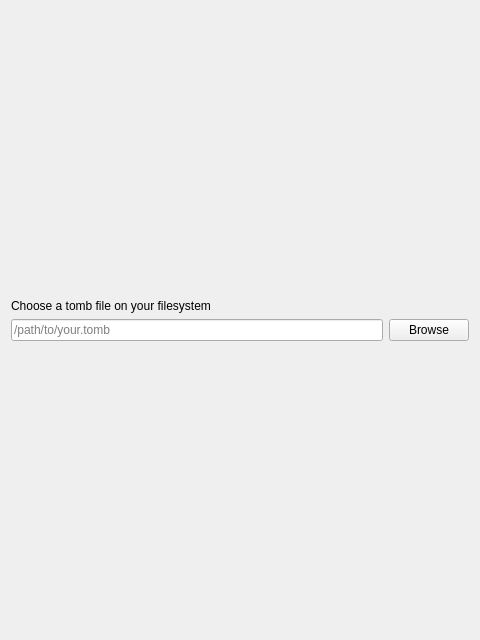
<?xml version="1.0" encoding="UTF-8"?>
<ui version="4.0">
 <class>tombfile</class>
 <widget class="QWizardPage" name="tombfile">
  <property name="geometry">
   <rect>
    <x>0</x>
    <y>0</y>
    <width>480</width>
    <height>640</height>
   </rect>
  </property>
  <property name="windowTitle">
   <string>WizardPage</string>
  </property>
  <property name="title">
   <string>Choose tomb</string>
  </property>
  <layout class="QVBoxLayout" name="verticalLayout_2">
   <item>
    <spacer name="verticalSpacer">
     <property name="orientation">
      <enum>Qt::Vertical</enum>
     </property>
     <property name="sizeHint" stdset="0">
      <size>
       <width>20</width>
       <height>276</height>
      </size>
     </property>
    </spacer>
   </item>
   <item>
    <layout class="QVBoxLayout" name="verticalLayout">
     <item>
      <widget class="QLabel" name="label">
       <property name="text">
        <string>Choose a tomb file on your filesystem</string>
       </property>
      </widget>
     </item>
     <item>
      <layout class="QHBoxLayout" name="horizontalLayout">
       <item>
        <widget class="QLineEdit" name="tomb_line">
         <property name="placeholderText">
          <string>/path/to/your.tomb</string>
         </property>
        </widget>
       </item>
       <item>
        <widget class="QPushButton" name="tomb_browse">
         <property name="text">
          <string>Browse</string>
         </property>
        </widget>
       </item>
      </layout>
     </item>
    </layout>
   </item>
   <item>
    <spacer name="verticalSpacer_2">
     <property name="orientation">
      <enum>Qt::Vertical</enum>
     </property>
     <property name="sizeHint" stdset="0">
      <size>
       <width>20</width>
       <height>276</height>
      </size>
     </property>
    </spacer>
   </item>
  </layout>
 </widget>
 <resources/>
 <connections/>
</ui>
